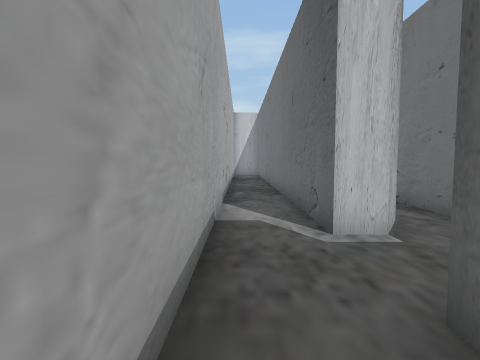
View 1 (above)

21 first-person views from a walk through a 3-D level made in the Unity game engine. The camera is 1.2 m above the floor, tilts 4° down and sees 80° across. The floor is counted in squares, 1 m on a side. Each view is taken from the middle of a square. On the plan, view 1 faces up. The plan holds only what a view shows up to about 13 squares ahead; the rest is blank. The player character is not drawn.

View 2
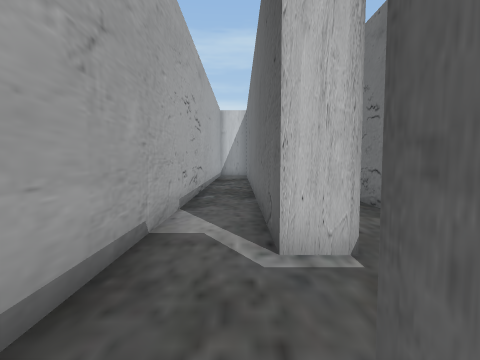

View 3
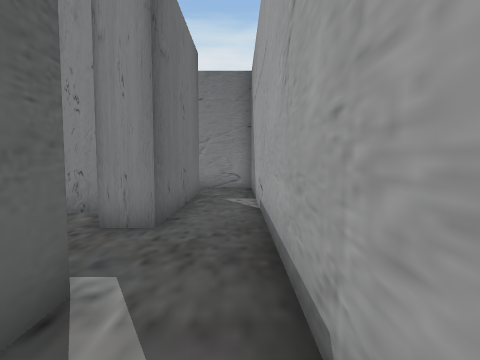

View 4
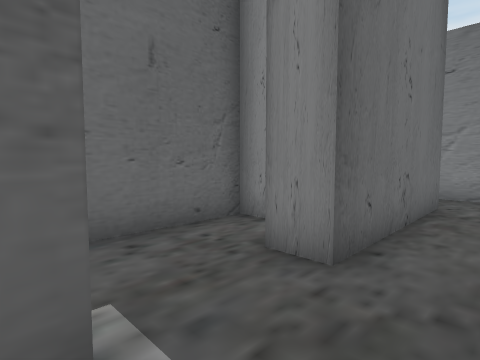

View 5
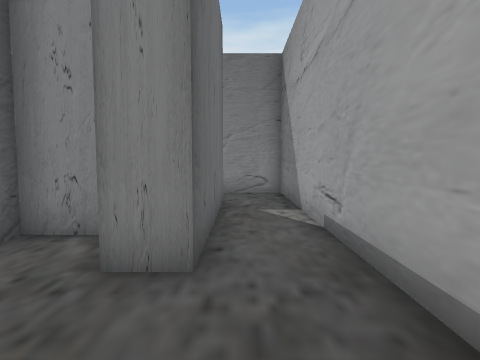

View 6
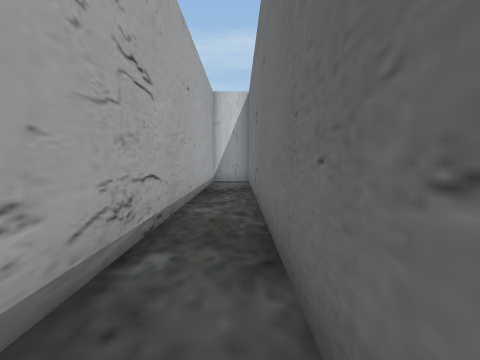

View 7
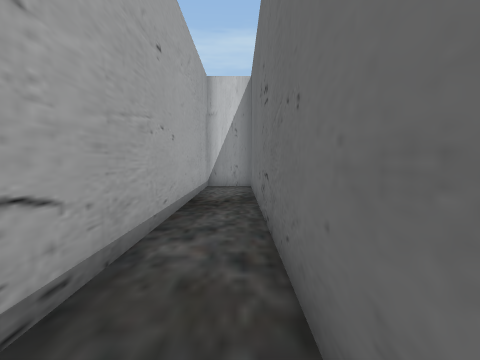

View 8
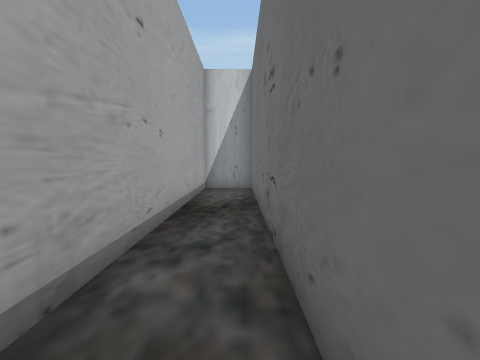

View 9
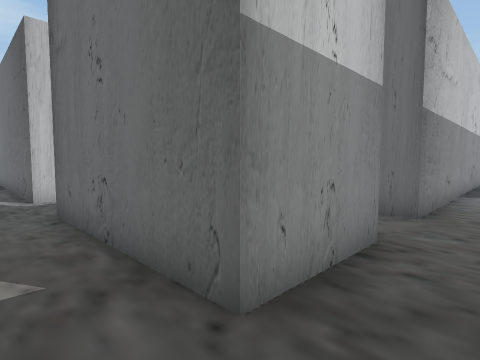

View 10
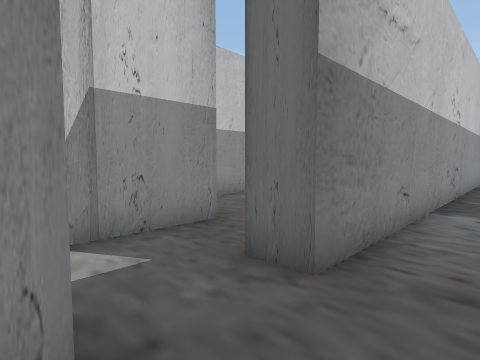

View 11
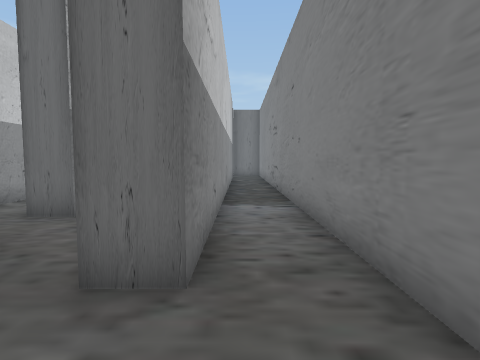

View 12
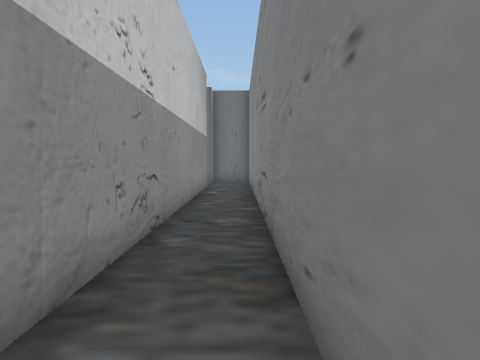

View 13
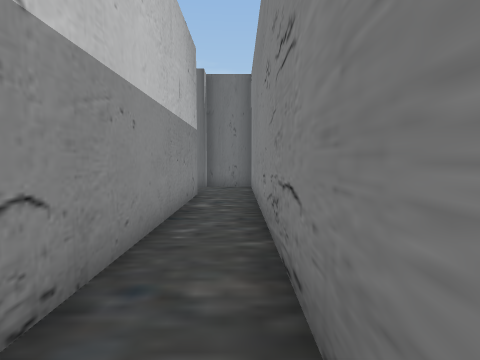

View 14
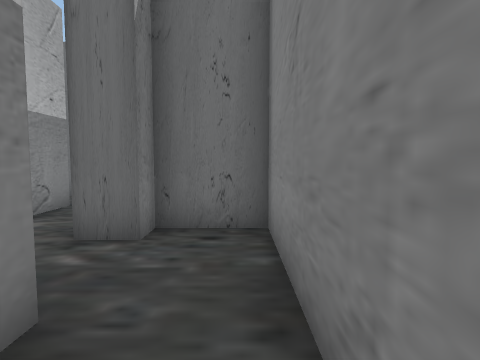

View 15
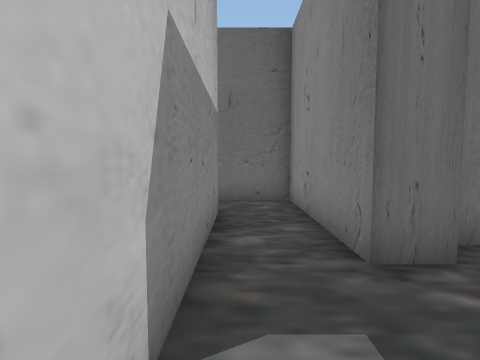

View 16
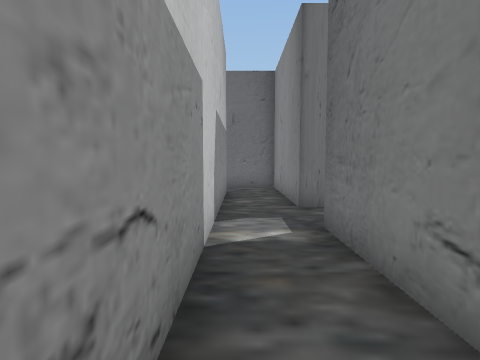

View 17
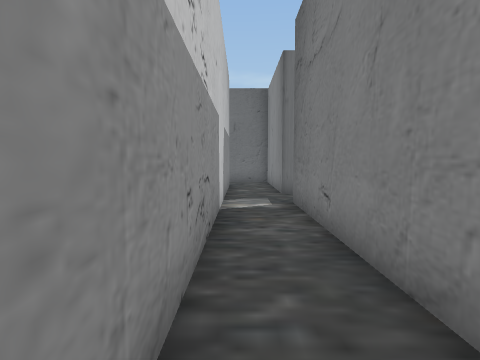

View 18
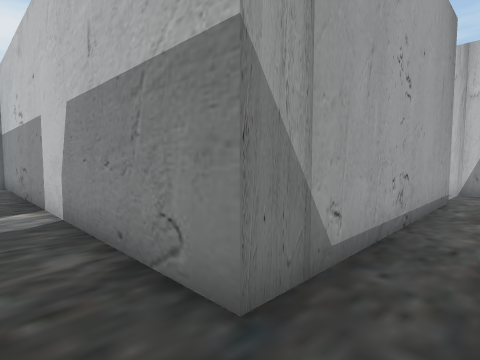

View 19
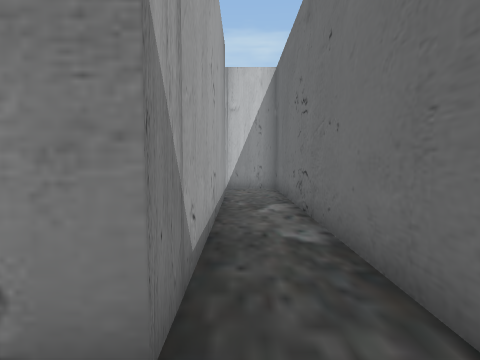

View 20
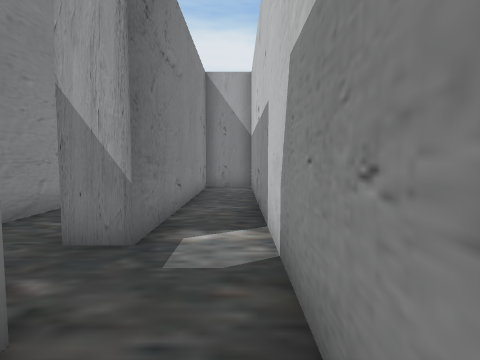

View 21
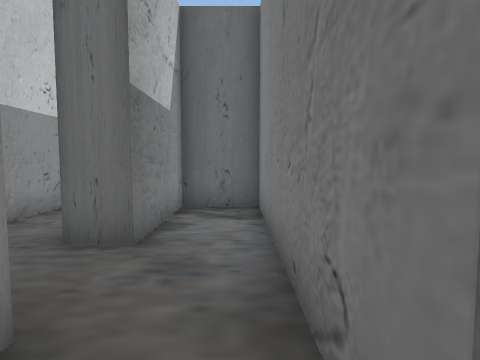

### Floor plan
Ten units are one square. View 1 is at (0, 0); x grows to the right and y downward. Boxes are objects, and circles mark ways between rooms. Rooms are numbered by the first view taken in them; rooms with no view inside come last. Other rooms are left out.
<svg viewBox="-10 -237 320 297">
<path fill="none" stroke="#000" d="M15 -45 15 -229M44 35 15 35 15 -20M56 55 260 55 260 35 252 35M15 -232 -5 -232 -5 55 19 55M230 35 66 35M252 35 252 25 305 25 305 -100 281 -100M285 -79 285 5 144 5 144 25 230 25 230 35M66 35 66 25 76 25M79 5 50 5M26 -45 15 -45M45 -60 45 -94M15 -20 25 -20M31 -5 45 -5 45 -38M76 25 134 25 134 5 100 5"/>
<circle cx="245" cy="30" r="3" fill="#2a7"/>
<circle cx="55" cy="30" r="3" fill="#2a7"/>
<circle cx="20" cy="-35" r="3" fill="#2a7"/>
<circle cx="70" cy="15" r="3" fill="#2a7"/>
<text x="10" y="-30">1</text>
<text x="250" y="10">2</text>
<text x="50" y="20">3</text>
<text x="30" y="-50">4</text>
<text x="100" y="10">5</text>
</svg>
Room 1 opens to room 2. Room 1 opens to room 3. Room 1 opens to room 4. Room 3 opens to room 5.

Where each view was taken, in squares from view 1:
view 1: 0 up, 0 right, facing up
view 2: 1 up, 1 right, facing up
view 3: 7 up, 0 right, facing down
view 4: 5 up, 0 right, facing down-right
view 5: 5 up, 1 right, facing down
view 6: 7 up, 1 right, facing up
view 7: 10 up, 1 right, facing up
view 8: 11 up, 1 right, facing up
view 9: 5 down, 0 right, facing up-right
view 10: 5 down, 4 right, facing up-right
view 11: 4 down, 4 right, facing right
view 12: 5 down, 10 right, facing right
view 13: 5 down, 13 right, facing right
view 14: 5 down, 21 right, facing right
view 15: 1 down, 22 right, facing right
view 16: 1 down, 18 right, facing right
view 17: 1 down, 15 right, facing right
view 18: 2 down, 30 right, facing up-left
view 19: 2 down, 29 right, facing up
view 20: 1 down, 27 right, facing left
view 21: 2 down, 6 right, facing right
